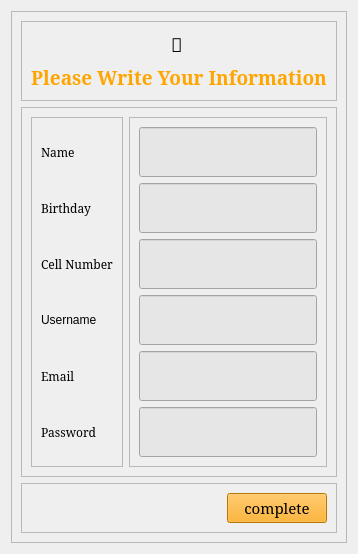
         <widget class="QWidget" name="Signup">
          <layout class="QGridLayout" name="gridLayout_4">
           <item row="0" column="0">
            <widget class="QFrame" name="frame_7">
             <property name="frameShape">
              <enum>QFrame::StyledPanel</enum>
             </property>
             <property name="frameShadow">
              <enum>QFrame::Raised</enum>
             </property>
             <layout class="QVBoxLayout" name="verticalLayout_4">
              <item>
               <widget class="QFrame" name="frame_10">
                <property name="sizePolicy">
                 <sizepolicy hsizetype="Preferred" vsizetype="Preferred">
                  <horstretch>0</horstretch>
                  <verstretch>3</verstretch>
                 </sizepolicy>
                </property>
                <property name="styleSheet">
                 <string notr="true"/>
                </property>
                <property name="frameShape">
                 <enum>QFrame::StyledPanel</enum>
                </property>
                <property name="frameShadow">
                 <enum>QFrame::Raised</enum>
                </property>
                <layout class="QGridLayout" name="gridLayout_5">
                 <item row="0" column="0">
                  <widget class="QLabel" name="label_2">
                   <property name="font">
                    <font>
                     <family>Serif</family>
                     <pointsize>14</pointsize>
                    </font>
                   </property>
                   <property name="text">
                    <string>🧡 </string>
                   </property>
                   <property name="alignment">
                    <set>Qt::AlignCenter</set>
                   </property>
                  </widget>
                 </item>
                 <item row="1" column="0">
                  <widget class="QLabel" name="label_3">
                   <property name="sizePolicy">
                    <sizepolicy hsizetype="Preferred" vsizetype="MinimumExpanding">
                     <horstretch>0</horstretch>
                     <verstretch>0</verstretch>
                    </sizepolicy>
                   </property>
                   <property name="font">
                    <font>
                     <family>Serif</family>
                     <pointsize>14</pointsize>
                     <weight>75</weight>
                     <bold>true</bold>
                    </font>
                   </property>
                   <property name="styleSheet">
                    <string notr="true">color:orange;</string>
                   </property>
                   <property name="text">
                    <string>Please Write Your Information</string>
                   </property>
                   <property name="alignment">
                    <set>Qt::AlignCenter</set>
                   </property>
                  </widget>
                 </item>
                </layout>
               </widget>
              </item>
              <item>
               <widget class="QFrame" name="frame_8">
                <property name="sizePolicy">
                 <sizepolicy hsizetype="Preferred" vsizetype="Preferred">
                  <horstretch>7</horstretch>
                  <verstretch>8</verstretch>
                 </sizepolicy>
                </property>
                <property name="sizeIncrement">
                 <size>
                  <width>0</width>
                  <height>0</height>
                 </size>
                </property>
                <property name="styleSheet">
                 <string notr="true">#frame_8 QLineEdit{
background-color: #E6E6E6;
}
</string>
                </property>
                <property name="frameShape">
                 <enum>QFrame::StyledPanel</enum>
                </property>
                <property name="frameShadow">
                 <enum>QFrame::Raised</enum>
                </property>
                <layout class="QHBoxLayout" name="horizontalLayout_2">
                 <item>
                  <widget class="QFrame" name="frame_11">
                   <property name="sizePolicy">
                    <sizepolicy hsizetype="Preferred" vsizetype="Preferred">
                     <horstretch>3</horstretch>
                     <verstretch>0</verstretch>
                    </sizepolicy>
                   </property>
                   <property name="frameShape">
                    <enum>QFrame::StyledPanel</enum>
                   </property>
                   <property name="frameShadow">
                    <enum>QFrame::Raised</enum>
                   </property>
                   <layout class="QVBoxLayout" name="verticalLayout_5">
                    <item>
                     <widget class="QLabel" name="label_4">
                      <property name="font">
                       <font>
                        <family>Serif</family>
                        <weight>50</weight>
                        <bold>false</bold>
                       </font>
                      </property>
                      <property name="text">
                       <string>Name</string>
                      </property>
                     </widget>
                    </item>
                    <item>
                     <widget class="QLabel" name="label_5">
                      <property name="font">
                       <font>
                        <family>Serif</family>
                        <weight>50</weight>
                        <bold>false</bold>
                       </font>
                      </property>
                      <property name="text">
                       <string>Birthday</string>
                      </property>
                     </widget>
                    </item>
                    <item>
                     <widget class="QLabel" name="label_6">
                      <property name="font">
                       <font>
                        <family>Serif</family>
                        <weight>50</weight>
                        <bold>false</bold>
                       </font>
                      </property>
                      <property name="text">
                       <string>Cell Number</string>
                      </property>
                     </widget>
                    </item>
                    <item>
                     <widget class="QLabel" name="label_19">
                      <property name="text">
                       <string>Username</string>
                      </property>
                     </widget>
                    </item>
                    <item>
                     <widget class="QLabel" name="label_7">
                      <property name="font">
                       <font>
                        <family>Serif</family>
                        <weight>50</weight>
                        <bold>false</bold>
                       </font>
                      </property>
                      <property name="text">
                       <string>Email</string>
                      </property>
                     </widget>
                    </item>
                    <item>
                     <widget class="QLabel" name="label_8">
                      <property name="font">
                       <font>
                        <family>Serif</family>
                        <weight>50</weight>
                        <bold>false</bold>
                       </font>
                      </property>
                      <property name="text">
                       <string>Password</string>
                      </property>
                     </widget>
                    </item>
                   </layout>
                  </widget>
                 </item>
                 <item>
                  <widget class="QFrame" name="frame_12">
                   <property name="sizePolicy">
                    <sizepolicy hsizetype="Preferred" vsizetype="Preferred">
                     <horstretch>7</horstretch>
                     <verstretch>0</verstretch>
                    </sizepolicy>
                   </property>
                   <property name="frameShape">
                    <enum>QFrame::StyledPanel</enum>
                   </property>
                   <property name="frameShadow">
                    <enum>QFrame::Raised</enum>
                   </property>
                   <layout class="QVBoxLayout" name="verticalLayout_6">
                    <item>
                     <widget class="QLineEdit" name="input_name">
                      <property name="minimumSize">
                       <size>
                        <width>0</width>
                        <height>50</height>
                       </size>
                      </property>
                     </widget>
                    </item>
                    <item>
                     <widget class="QLineEdit" name="input_birthday">
                      <property name="minimumSize">
                       <size>
                        <width>0</width>
                        <height>50</height>
                       </size>
                      </property>
                     </widget>
                    </item>
                    <item>
                     <widget class="QLineEdit" name="input_number">
                      <property name="minimumSize">
                       <size>
                        <width>0</width>
                        <height>50</height>
                       </size>
                      </property>
                     </widget>
                    </item>
                    <item>
                     <widget class="QLineEdit" name="input_username">
                      <property name="minimumSize">
                       <size>
                        <width>0</width>
                        <height>50</height>
                       </size>
                      </property>
                     </widget>
                    </item>
                    <item>
                     <widget class="QLineEdit" name="input_email">
                      <property name="minimumSize">
                       <size>
                        <width>0</width>
                        <height>50</height>
                       </size>
                      </property>
                     </widget>
                    </item>
                    <item>
                     <widget class="QLineEdit" name="input_password">
                      <property name="minimumSize">
                       <size>
                        <width>0</width>
                        <height>50</height>
                       </size>
                      </property>
                     </widget>
                    </item>
                   </layout>
                  </widget>
                 </item>
                </layout>
               </widget>
              </item>
              <item>
               <widget class="QFrame" name="frame_9">
                <property name="sizePolicy">
                 <sizepolicy hsizetype="Preferred" vsizetype="Preferred">
                  <horstretch>0</horstretch>
                  <verstretch>1</verstretch>
                 </sizepolicy>
                </property>
                <property name="layoutDirection">
                 <enum>Qt::RightToLeft</enum>
                </property>
                <property name="styleSheet">
                 <string notr="true">#frame_9 QPushButton{
background-color: orange;
color: black;
}

#frame_9 QPushButton:hover{
	background-color: #FFCE9F;
	color: black;
}</string>
                </property>
                <property name="frameShape">
                 <enum>QFrame::StyledPanel</enum>
                </property>
                <property name="frameShadow">
                 <enum>QFrame::Raised</enum>
                </property>
                <layout class="QFormLayout" name="formLayout">
                 <item row="0" column="0">
                  <widget class="QPushButton" name="btn_complete">
                   <property name="sizePolicy">
                    <sizepolicy hsizetype="Preferred" vsizetype="Preferred">
                     <horstretch>0</horstretch>
                     <verstretch>0</verstretch>
                    </sizepolicy>
                   </property>
                   <property name="minimumSize">
                    <size>
                     <width>100</width>
                     <height>30</height>
                    </size>
                   </property>
                   <property name="sizeIncrement">
                    <size>
                     <width>0</width>
                     <height>0</height>
                    </size>
                   </property>
                   <property name="baseSize">
                    <size>
                     <width>0</width>
                     <height>0</height>
                    </size>
                   </property>
                   <property name="font">
                    <font>
                     <family>Serif</family>
                     <pointsize>11</pointsize>
                    </font>
                   </property>
                   <property name="layoutDirection">
                    <enum>Qt::LeftToRight</enum>
                   </property>
                   <property name="styleSheet">
                    <string notr="true"/>
                   </property>
                   <property name="text">
                    <string>complete</string>
                   </property>
                  </widget>
                 </item>
                </layout>
               </widget>
              </item>
             </layout>
            </widget>
           </item>
          </layout>
         </widget>
